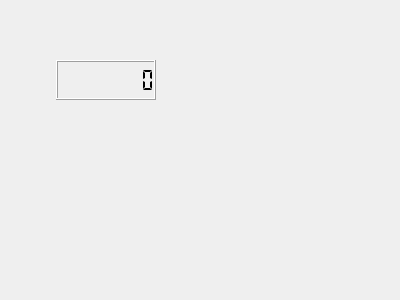
<?xml version="1.0" encoding="UTF-8"?>
<ui version="4.0">
 <class>Dialog</class>
 <widget class="QDialog" name="Dialog">
  <property name="geometry">
   <rect>
    <x>0</x>
    <y>0</y>
    <width>400</width>
    <height>300</height>
   </rect>
  </property>
  <property name="windowTitle">
   <string>Dialog</string>
  </property>
  <widget class="QLCDNumber" name="lcdNumber">
   <property name="geometry">
    <rect>
     <x>56</x>
     <y>60</y>
     <width>100</width>
     <height>40</height>
    </rect>
   </property>
   <property name="frameShape">
    <enum>QFrame::Box</enum>
   </property>
   <property name="lineWidth">
    <number>1</number>
   </property>
   <property name="digitCount">
    <number>8</number>
   </property>
   <property name="segmentStyle">
    <enum>QLCDNumber::Flat</enum>
   </property>
  </widget>
 </widget>
 <layoutdefault spacing="6" margin="11"/>
 <resources/>
 <connections/>
</ui>
